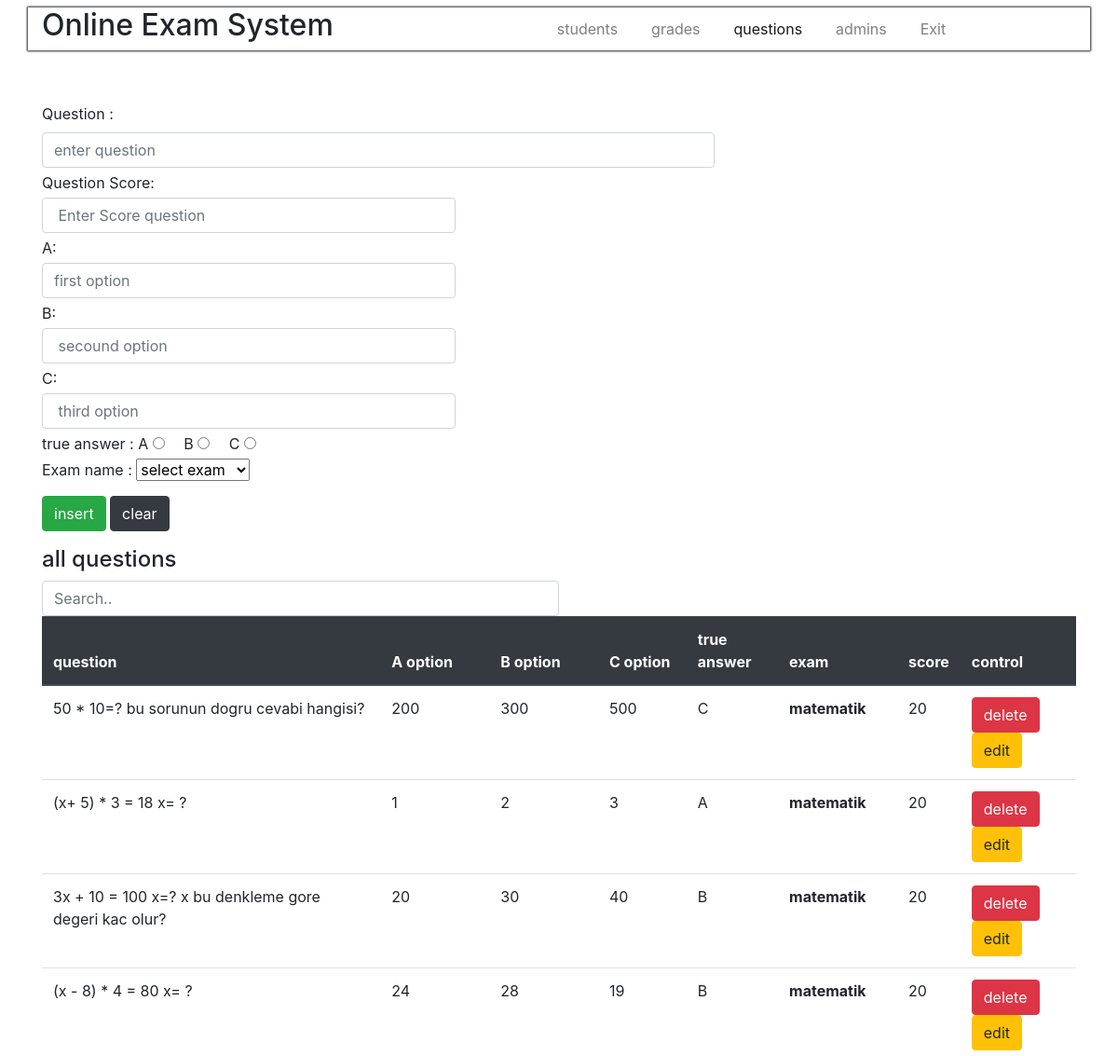
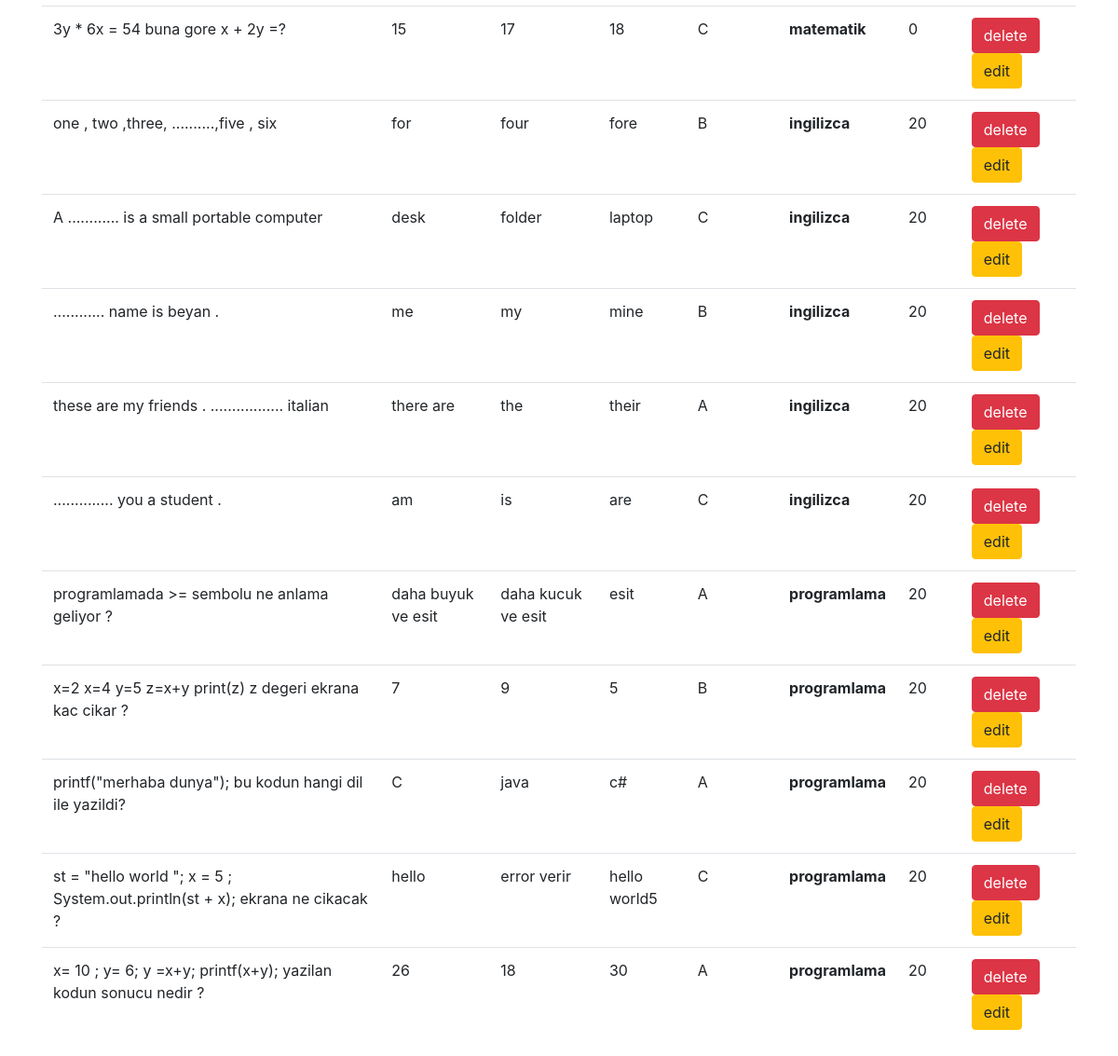
The page /questions.php on the database its author committed (2 pictures, top to bottom).
### tables this page shows
CREATE TABLE `questions` (
  `question_id` int(11) NOT NULL,
  `question` text NOT NULL,
  `answer_A` varchar(255) NOT NULL,
  `answer_B` varchar(255) NOT NULL,
  `answer_C` varchar(255) NOT NULL,
  `true_answer` varchar(255) NOT NULL,
  `question_score` int(11) NOT NULL,
  `exam_id` int(11) NOT NULL
);

CREATE TABLE `exams` (
  `exam_id` int(11) NOT NULL,
  `exam_name` text NOT NULL
);

### questions.php (the view, shortened to what this page needs)
<?php
include 'database.php';
?>
<!DOCTYPE html>
<html lang="en">
<head>
    <link rel="stylesheet" href="https://cdn.jsdelivr.net/npm/bootstrap@4.6.0/dist/css/bootstrap.min.css"
>
    <link rel="stylesheet" href="css/style.css">
</head>
<body>
     <nav class=" navbar navbar-expand-lg navbar-light bg-white">
    <div class="container dashdord-nav">
       <h2>Online Exam System</h2>
       <div class="collapse navbar-collapse navdas" id="navbarSupportedContent">
         <ul class="navbar-nav mr-auto">
           <li class="nav-item  mar">
             <a class="nav-link active1  link" href="students.php">students <span class="sr-only">(current)</span></a>
           </li>
           <li class="nav-item mar">
             <a class="nav-link link" href="grades.php">grades </a>
           </li>
           <li class="nav-item mar">
            <a class="nav-link active link" href="questions.php">questions</a>
          </li>
         <li class="nav-item mar">
               <a class="nav-link link" href="admins.php">admins</a>
        </li>
        <li class="nav-item mar">
         <a class="nav-link link" href="exit.php">Exit </a>
       </li>
         </ul>
    </div>
   </div>
     </nav>
     <?php
        $beforupdatequestion="";
        $beforupdatequescore="";
        $beforupdateAop="";
        $beforupdateBop="";
        $beforupdateCop="";
?>
<section>
    <div class="container">
      <form  method="POST">
      <div class="quesionid" ><br>
        </div>
        <div class="" style="width: 65%;">
            <label for="question" class="mt-4 style-label">Question :</label>
            <input rows="3" cols="5" type="text"  value="<?php echo  $beforupdatequestion; ?>" name="question" class="form-control " id="question" placeholder="enter question" >
        </div>
        <div class=" ">
            <label for="option3" class="my-1 style-label label-option">Question Score:</label>
            <input type="number" value="<?php echo  $beforupdatequescore; ?>" class="form-control "name="questionscore" id="option3" placeholder=" Enter Score question" style="width: 40%;">
        </div>
        <div class="option">
            <label for="option1" class="my-1 style-label label-option"> A:</label>
            <input type="text" value="<?php echo  $beforupdateAop; ?>" class="form-control " id="option1 "name="Aoption" placeholder="first option" style="width: 40%;">
        </div>
        <div class="option option22">
            <label for="option2" class="my-1 style-label label-option"> B:</label>
                <input type="text"value="<?php echo  $beforupdateBop; ?>" class="form-control" id="option2"name="Boption" placeholder=" secound option" style="width: 40%;">
        </div>
        <div class="option ">
            <label for="option3" class="my-1 style-label label-option"> C:</label>
            <input type="text" value="<?php echo  $beforupdateCop; ?>"  class="form-control " id="option3"name="Coption" placeholder=" third option" style="width: 40%;">
        </div>
             <label for="" class="my-1 style-label label-option ">true answer :</label>
             <span>A</span>
             <input type="radio" name="trueanswer" value="A">
             <span class="mx-3">
             <span>B</span>
             <input type="radio" name="trueanswer" value="B">
           </span>
             <span>C</span>
             <input type="radio" name="trueanswer" value="C">
        <span>Exam name :</span>
        <select name="exams" value="<?php echo  $beforupdateexams; ?>" id="" class="selectoption" >
            <option hidden> select exam</option>
          </select>
          <div>
        <button type="submit"  name="insertque" class="btn btn-success my-3" >insert</button>
        <button type="reset" class="btn btn-dark my-3" id="" >clear</button>
        </div>
      </form>
</div>
</section>
     <section>
           <div class="container">
            <h4>all questions</h4>
            <input id="myInput" type="text" placeholder="Search.."   class="form-control"  style="width: 50%;">
            <form method="POST">
            <table class="table">
                <thead class="thead-dark ">
                    <tr>
                      <th scope="col"> question</th>
                      <th scope="col">A option </th>
                      <th scope="col">B option </th>
                      <th scope="col">C option</th>
                      <th scope="col">true answer </th>
                      <th scope="col">exam</th>
                      <th scope="col">score </th>
                      <th scope="col">control </th>
                    </tr>
                  </thead>
                <tbody id="myTable">
                <?php
                $selectquery = "select * from questions ";
                $query = mysqli_query($con,$selectquery);
                while($res = mysqli_fetch_array($query)){
                    $selectdepartmentname = "select * from exams where exam_id =".$res['exam_id'];
                    $query2 = mysqli_query($con,$selectdepartmentname);
                    while($res1 = mysqli_fetch_array($query2)){
                ?>
              <tr>
                <td><?php echo $res['question']; ?></td>
                <td><?php echo $res['answer_A']; ?></td>
                <td><?php echo $res['answer_B']; ?> </td>
                <td><?php echo $res['answer_C']; ?></td>
                <td><?php echo $res['true_answer']; ?></td>
                <th scope="row"><?php echo $res1['exam_name']; ?></th>
                <td><?php echo $res['question_score']; ?></td>
                <td>
                <button type="submit" id="delete" value="<?php echo $res['question_id'] ;?>" name ="deletebutton" class="btn btn-danger">delete</button>
                <button type="submit"value="<?php echo $res['question_id'] ;?>" name="editbutton" class="btn btn-warning">edit</button>
              </td>
              </tr>
           <?php
                    }}
           ?>
                </tbody>
              </table>
              </form>
           </div>
     </section>
</body>
</html>

### css/style.css (style rules this page uses)
a { list-style: none; text-decoration: none; }
.navdas { margin-left: 20%; text-align: right; }
.mar { margin: 0 10px; }
.dashdord-nav { width: 100%; box-shadow: 0px 0px 2px 1px; }

### rows shown on the page
questions: question "50 * 10=? bu sorunun dogru cevabi hangisi?", answer_A "200", answer_B "300", answer_C "500", true_answer "C", question_score "20"
exams: exam_name "matematik", $res['question_id'] 8 (drawn), $res['question_id'] 9 (drawn), $res['question_id'] 10 (drawn), $res['question_id'] 11 (drawn)
questions: question "(x+ 5) * 3 = 18 x= ?", answer_A "1", answer_B "2", answer_C "3", true_answer "A", question_score "20"
questions: question "3x + 10 = 100 x=? x bu denkleme gore degeri kac olur?", answer_A "20", answer_B "30", answer_C "40", true_answer "B", question_score "20"
questions: question "(x - 8) * 4 = 80 x= ?", answer_A "24", answer_B "28", answer_C "19", true_answer "B", question_score "20"
questions: question "3y * 6x = 54 buna gore x + 2y =?", answer_A "15", answer_B "17", answer_C "18", true_answer "C", question_score "0"
questions: question "one , two ,three, ..........,five , six", answer_A "for", answer_B "four", answer_C "fore", true_answer "B", question_score "20"
exams: exam_name "ingilizca", $res['question_id'] 12 (drawn), $res['question_id'] 13 (drawn), $res['question_id'] 14 (drawn), $res['question_id'] 15 (drawn), $res['question_id'] 16 (drawn)
questions: question "A ............ is a small portable computer", answer_A "desk", answer_B "folder", answer_C "laptop", true_answer "C", question_score "20"
questions: question "............ name is beyan .", answer_A "me", answer_B "my", answer_C "mine", true_answer "B", question_score "20"
questions: question "these are my friends . ................. italian", answer_A "there are", answer_B "the", answer_C "their", true_answer "A", question_score "20"
questions: question ".............. you a student .", answer_A "am", answer_B "is", answer_C "are", true_answer "C", question_score "20"
questions: question "programlamada >= sembolu ne anlama geliyor ?", answer_A "daha buyuk ve esit", answer_B "daha kucuk ve esit", answer_C "esit", true_answer "A", question_score "20"
exams: exam_name "programlama", $res['question_id'] 17 (drawn), $res['question_id'] 19 (drawn), $res['question_id'] 21 (drawn)
questions: question "x=2 x=4 y=5 z=x+y print(z) z degeri ekrana kac cikar ?", answer_A "7", answer_B "9", answer_C "5", true_answer "B", question_score "20"
questions: question "printf(\"merhaba dunya\"); bu kodun hangi dil ile yazildi?", answer_A "C", answer_B "java", answer_C "c#", true_answer "A", question_score "20"
questions: question "st = \"hello world \"; x = 5 ; System.out.println(st + x); ekrana ne cikacak ?", answer_A "hello", answer_B "error verir", answer_C "hello world5", true_answer "C", question_score "20"
questions: question "x= 10 ; y= 6; y =x+y; printf(x+y); yazilan kodun sonucu nedir ?", answer_A "26", answer_B "18", answer_C "30", true_answer "A", question_score "20"
